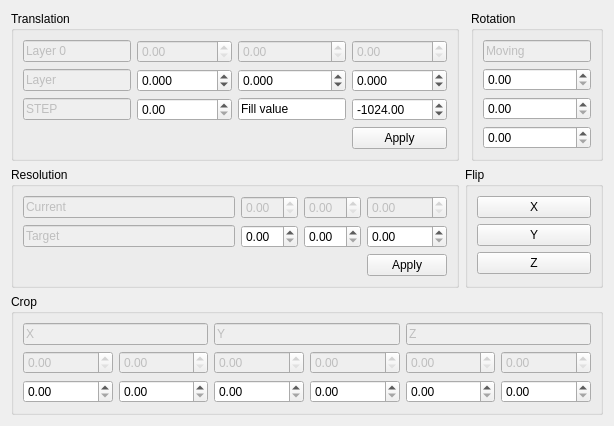
              <widget class="QWidget" name="tab_45">
               <attribute name="title">
                <string>Transform</string>
               </attribute>
               <layout class="QGridLayout" name="gridLayout_81">
                <item row="0" column="2">
                 <widget class="QGroupBox" name="groupBox_13">
                  <property name="title">
                   <string>Rotation</string>
                  </property>
                  <layout class="QGridLayout" name="gridLayout_83">
                   <item row="0" column="1">
                    <widget class="QLineEdit" name="lineEdit_73">
                     <property name="enabled">
                      <bool>false</bool>
                     </property>
                     <property name="text">
                      <string>Moving </string>
                     </property>
                    </widget>
                   </item>
                   <item row="1" column="1">
                    <widget class="QDoubleSpinBox" name="Reg_manual_Rot_X"/>
                   </item>
                   <item row="2" column="1">
                    <widget class="QDoubleSpinBox" name="Reg_manual_Rot_Y"/>
                   </item>
                   <item row="3" column="1">
                    <widget class="QDoubleSpinBox" name="Reg_manual_Rot_Z"/>
                   </item>
                  </layout>
                 </widget>
                </item>
                <item row="2" column="0">
                 <widget class="QGroupBox" name="groupBox_15">
                  <property name="title">
                   <string>Resolution</string>
                  </property>
                  <layout class="QGridLayout" name="gridLayout_85">
                   <item row="0" column="0">
                    <widget class="QLineEdit" name="lineEdit_88">
                     <property name="enabled">
                      <bool>false</bool>
                     </property>
                     <property name="text">
                      <string>Current</string>
                     </property>
                    </widget>
                   </item>
                   <item row="0" column="1">
                    <widget class="QDoubleSpinBox" name="doubleSpinBox">
                     <property name="enabled">
                      <bool>false</bool>
                     </property>
                    </widget>
                   </item>
                   <item row="0" column="2">
                    <widget class="QDoubleSpinBox" name="doubleSpinBox_2">
                     <property name="enabled">
                      <bool>false</bool>
                     </property>
                    </widget>
                   </item>
                   <item row="0" column="3">
                    <widget class="QDoubleSpinBox" name="doubleSpinBox_3">
                     <property name="enabled">
                      <bool>false</bool>
                     </property>
                    </widget>
                   </item>
                   <item row="1" column="0">
                    <widget class="QLineEdit" name="lineEdit_89">
                     <property name="enabled">
                      <bool>false</bool>
                     </property>
                     <property name="text">
                      <string>Target</string>
                     </property>
                    </widget>
                   </item>
                   <item row="1" column="1">
                    <widget class="QDoubleSpinBox" name="doubleSpinBox_6"/>
                   </item>
                   <item row="1" column="2">
                    <widget class="QDoubleSpinBox" name="doubleSpinBox_5"/>
                   </item>
                   <item row="1" column="3">
                    <widget class="QDoubleSpinBox" name="doubleSpinBox_4"/>
                   </item>
                   <item row="2" column="3">
                    <widget class="QPushButton" name="pushButton_6">
                     <property name="text">
                      <string>Apply</string>
                     </property>
                    </widget>
                   </item>
                  </layout>
                 </widget>
                </item>
                <item row="2" column="1" colspan="2">
                 <widget class="QGroupBox" name="groupBox_14">
                  <property name="title">
                   <string>Flip</string>
                  </property>
                  <layout class="QGridLayout" name="gridLayout_84">
                   <item row="1" column="1">
                    <widget class="QPushButton" name="pushButton_4">
                     <property name="text">
                      <string>Y</string>
                     </property>
                    </widget>
                   </item>
                   <item row="0" column="1">
                    <widget class="QPushButton" name="pushButton_3">
                     <property name="text">
                      <string>X</string>
                     </property>
                    </widget>
                   </item>
                   <item row="2" column="1">
                    <widget class="QPushButton" name="pushButton_5">
                     <property name="text">
                      <string>Z</string>
                     </property>
                    </widget>
                   </item>
                  </layout>
                 </widget>
                </item>
                <item row="0" column="0">
                 <widget class="QGroupBox" name="groupBox_12">
                  <property name="title">
                   <string>Translation</string>
                  </property>
                  <layout class="QGridLayout" name="gridLayout_82">
                   <item row="2" column="1">
                    <widget class="QDoubleSpinBox" name="Manual_reg_step">
                     <property name="maximum">
                      <double>2000.000000000000000</double>
                     </property>
                    </widget>
                   </item>
                   <item row="1" column="2">
                    <widget class="QDoubleSpinBox" name="Reg_manual_Ty">
                     <property name="decimals">
                      <number>3</number>
                     </property>
                     <property name="minimum">
                      <double>-200000.000000000000000</double>
                     </property>
                     <property name="maximum">
                      <double>200000.000000000000000</double>
                     </property>
                     <property name="singleStep">
                      <double>1.000000000000000</double>
                     </property>
                    </widget>
                   </item>
                   <item row="1" column="3">
                    <widget class="QDoubleSpinBox" name="Reg_manual_Tz">
                     <property name="decimals">
                      <number>3</number>
                     </property>
                     <property name="minimum">
                      <double>-200000.000000000000000</double>
                     </property>
                     <property name="maximum">
                      <double>200000.000000000000000</double>
                     </property>
                     <property name="singleStep">
                      <double>1.000000000000000</double>
                     </property>
                    </widget>
                   </item>
                   <item row="0" column="0">
                    <widget class="QLineEdit" name="lineEdit_72">
                     <property name="enabled">
                      <bool>false</bool>
                     </property>
                     <property name="text">
                      <string>Layer 0</string>
                     </property>
                    </widget>
                   </item>
                   <item row="1" column="0">
                    <widget class="QLineEdit" name="lineEdit_71">
                     <property name="enabled">
                      <bool>false</bool>
                     </property>
                     <property name="text">
                      <string>Layer</string>
                     </property>
                    </widget>
                   </item>
                   <item row="1" column="1">
                    <widget class="QDoubleSpinBox" name="Reg_manual_Tx">
                     <property name="decimals">
                      <number>3</number>
                     </property>
                     <property name="minimum">
                      <double>-200000.000000000000000</double>
                     </property>
                     <property name="maximum">
                      <double>200000.000000000000000</double>
                     </property>
                     <property name="singleStep">
                      <double>1.000000000000000</double>
                     </property>
                    </widget>
                   </item>
                   <item row="0" column="3">
                    <widget class="QDoubleSpinBox" name="Reg_manual_Refz">
                     <property name="enabled">
                      <bool>false</bool>
                     </property>
                    </widget>
                   </item>
                   <item row="0" column="2">
                    <widget class="QDoubleSpinBox" name="Reg_manual_Refy">
                     <property name="enabled">
                      <bool>false</bool>
                     </property>
                    </widget>
                   </item>
                   <item row="2" column="0">
                    <widget class="QLineEdit" name="lineEdit_74">
                     <property name="enabled">
                      <bool>false</bool>
                     </property>
                     <property name="text">
                      <string>STEP</string>
                     </property>
                    </widget>
                   </item>
                   <item row="2" column="2">
                    <widget class="QLineEdit" name="lineEdit_86">
                     <property name="text">
                      <string>Fill value</string>
                     </property>
                    </widget>
                   </item>
                   <item row="2" column="3">
                    <widget class="QDoubleSpinBox" name="reg_fill_value">
                     <property name="minimum">
                      <double>-10000000.000000000000000</double>
                     </property>
                     <property name="maximum">
                      <double>100000.000000000000000</double>
                     </property>
                     <property name="value">
                      <double>-1024.000000000000000</double>
                     </property>
                    </widget>
                   </item>
                   <item row="0" column="1">
                    <widget class="QDoubleSpinBox" name="Reg_manual_Refx">
                     <property name="enabled">
                      <bool>false</bool>
                     </property>
                    </widget>
                   </item>
                   <item row="3" column="3">
                    <widget class="QPushButton" name="apply_Im_transformation">
                     <property name="text">
                      <string>Apply</string>
                     </property>
                    </widget>
                   </item>
                  </layout>
                 </widget>
                </item>
                <item row="3" column="0" colspan="3">
                 <widget class="QGroupBox" name="groupBox_17">
                  <property name="title">
                   <string>Crop</string>
                  </property>
                  <layout class="QGridLayout" name="gridLayout_86">
                   <item row="0" column="2" colspan="2">
                    <widget class="QLineEdit" name="lineEdit_85">
                     <property name="enabled">
                      <bool>false</bool>
                     </property>
                     <property name="text">
                      <string>Y</string>
                     </property>
                    </widget>
                   </item>
                   <item row="0" column="4" colspan="2">
                    <widget class="QLineEdit" name="lineEdit_87">
                     <property name="enabled">
                      <bool>false</bool>
                     </property>
                     <property name="text">
                      <string>Z</string>
                     </property>
                    </widget>
                   </item>
                   <item row="1" column="0">
                    <widget class="QDoubleSpinBox" name="doubleSpinBox_14">
                     <property name="enabled">
                      <bool>false</bool>
                     </property>
                    </widget>
                   </item>
                   <item row="1" column="1">
                    <widget class="QDoubleSpinBox" name="doubleSpinBox_15">
                     <property name="enabled">
                      <bool>false</bool>
                     </property>
                    </widget>
                   </item>
                   <item row="1" column="2">
                    <widget class="QDoubleSpinBox" name="doubleSpinBox_16">
                     <property name="enabled">
                      <bool>false</bool>
                     </property>
                    </widget>
                   </item>
                   <item row="1" column="3">
                    <widget class="QDoubleSpinBox" name="doubleSpinBox_17">
                     <property name="enabled">
                      <bool>false</bool>
                     </property>
                    </widget>
                   </item>
                   <item row="1" column="4">
                    <widget class="QDoubleSpinBox" name="doubleSpinBox_19">
                     <property name="enabled">
                      <bool>false</bool>
                     </property>
                    </widget>
                   </item>
                   <item row="1" column="5">
                    <widget class="QDoubleSpinBox" name="doubleSpinBox_18">
                     <property name="enabled">
                      <bool>false</bool>
                     </property>
                    </widget>
                   </item>
                   <item row="2" column="0">
                    <widget class="QDoubleSpinBox" name="doubleSpinBox_21"/>
                   </item>
                   <item row="2" column="1">
                    <widget class="QDoubleSpinBox" name="doubleSpinBox_22"/>
                   </item>
                   <item row="2" column="2">
                    <widget class="QDoubleSpinBox" name="doubleSpinBox_20"/>
                   </item>
                   <item row="2" column="3">
                    <widget class="QDoubleSpinBox" name="doubleSpinBox_25"/>
                   </item>
                   <item row="2" column="4">
                    <widget class="QDoubleSpinBox" name="doubleSpinBox_23"/>
                   </item>
                   <item row="2" column="5">
                    <widget class="QDoubleSpinBox" name="doubleSpinBox_24"/>
                   </item>
                   <item row="0" column="0" colspan="2">
                    <widget class="QLineEdit" name="lineEdit_84">
                     <property name="enabled">
                      <bool>false</bool>
                     </property>
                     <property name="text">
                      <string>X</string>
                     </property>
                    </widget>
                   </item>
                  </layout>
                 </widget>
                </item>
               </layout>
              </widget>
